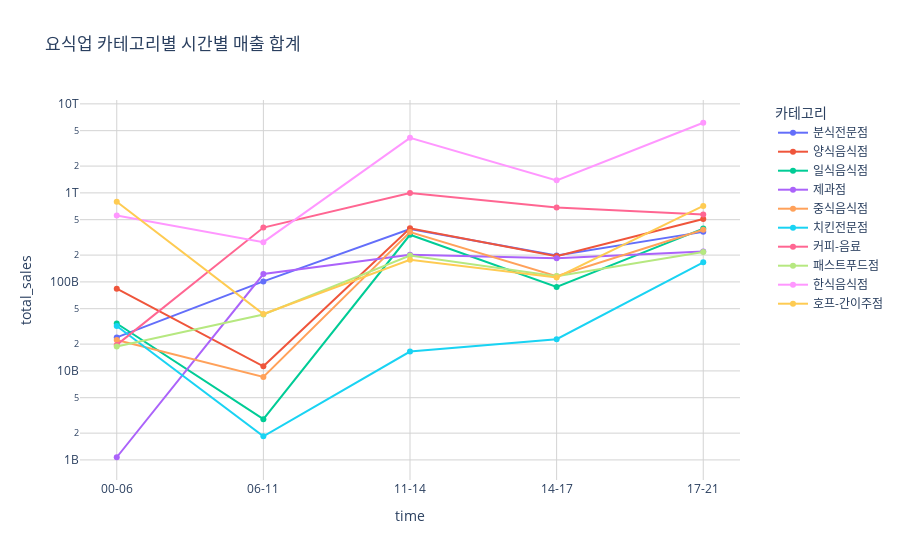

Notebook source saved alongside this figure:
### Code cell
import plotly.express as px

fig = px.line(
    sales_time_df,
    x='time',
    y='total_sales',
    color='category_name',
    title='요식업 카테고리별 시간별 매출 합계',
    markers=True
)
fig.update_xaxes(
    type='category',
    showgrid=True,
    gridcolor='lightgray'
)

fig.update_yaxes(
    type='log',
    showgrid=True,
    gridcolor='lightgray'
)

fig.update_traces(mode='lines+markers')

fig.update_layout(
    legend=dict(title='카테고리', x=1.05, y=1),
    plot_bgcolor='white',
    paper_bgcolor='white'
)

# 범례 위치
fig.update_layout(legend=dict(title='카테고리', x=1.05, y=1))

fig.show()

### Figure 1 — Plotly figure (JSON) as saved in the notebook; plotly's stock layout.template omitted (floating-point values rounded to 4 significant figures)
{"data": [{"hovertemplate": "category_name=분식전문점<br>time=%{x}<br>total_sales=%{y}<extra></extra>", "legendgroup": "분식전문점", "line": {"color": "#636efa", "dash": "solid"}, "marker": {"symbol": "circle"}, "mode": "lines+markers", "name": "분식전문점", "orientation": "v", "showlegend": true, "type": "scatter", "x": ["00-06", "06-11", "11-14", "14-17", "17-21", null], "xaxis": "x", "y": [23790000000.0, 101300000000.0, 393400000000.0, 198100000000.0, 364800000000.0, 86020000000.0], "yaxis": "y"}, {"hovertemplate": "category_name=양식음식점<br>time=%{x}<br>total_sales=%{y}<extra></extra>", "legendgroup": "양식음식점", "line": {"color": "#EF553B", "dash": "solid"}, "marker": {"symbol": "circle"}, "mode": "lines+markers", "name": "양식음식점", "orientation": "v", "showlegend": true, "type": "scatter", "x": ["00-06", "06-11", "11-14", "14-17", "17-21", null], "xaxis": "x", "y": [83840000000.0, 11270000000.0, 400300000000.0, 194800000000.0, 509700000000.0, 232200000000.0], "yaxis": "y"}, {"hovertemplate": "category_name=일식음식점<br>time=%{x}<br>total_sales=%{y}<extra></extra>", "legendgroup": "일식음식점", "line": {"color": "#00cc96", "dash": "solid"}, "marker": {"symbol": "circle"}, "mode": "lines+markers", "name": "일식음식점", "orientation": "v", "showlegend": true, "type": "scatter", "x": ["00-06", "06-11", "11-14", "14-17", "17-21", null], "xaxis": "x", "y": [34100000000.0, 2868000000.0, 338300000000.0, 87690000000.0, 397300000000.0, 207700000000.0], "yaxis": "y"}, {"hovertemplate": "category_name=제과점<br>time=%{x}<br>total_sales=%{y}<extra></extra>", "legendgroup": "제과점", "line": {"color": "#ab63fa", "dash": "solid"}, "marker": {"symbol": "circle"}, "mode": "lines+markers", "name": "제과점", "orientation": "v", "showlegend": true, "type": "scatter", "x": ["00-06", "06-11", "11-14", "14-17", "17-21", null], "xaxis": "x", "y": [1072000000.0, 122600000000.0, 201600000000.0, 184000000000.0, 219000000000.0, 39900000000.0], "yaxis": "y"}, {"hovertemplate": "category_name=중식음식점<br>time=%{x}<br>total_sales=%{y}<extra></extra>", "legendgroup": "중식음식점", "line": {"color": "#FFA15A", "dash": "solid"}, "marker": {"symbol": "circle"}, "mode": "lines+markers", "name": "중식음식점", "orientation": "v", "showlegend": true, "type": "scatter", "x": ["00-06", "06-11", "11-14", "14-17", "17-21", null], "xaxis": "x", "y": [22230000000.0, 8570000000.0, 363300000000.0, 115500000000.0, 385000000000.0, 115400000000.0], "yaxis": "y"}, {"hovertemplate": "category_name=치킨전문점<br>time=%{x}<br>total_sales=%{y}<extra></extra>", "legendgroup": "치킨전문점", "line": {"color": "#19d3f3", "dash": "solid"}, "marker": {"symbol": "circle"}, "mode": "lines+markers", "name": "치킨전문점", "orientation": "v", "showlegend": true, "type": "scatter", "x": ["00-06", "06-11", "11-14", "14-17", "17-21", null], "xaxis": "x", "y": [32000000000.0, 1843000000.0, 16500000000.0, 22700000000.0, 165900000000.0, 167800000000.0], "yaxis": "y"}, {"hovertemplate": "category_name=커피-음료<br>time=%{x}<br>total_sales=%{y}<extra></extra>", "legendgroup": "커피-음료", "line": {"color": "#FF6692", "dash": "solid"}, "marker": {"symbol": "circle"}, "mode": "lines+markers", "name": "커피-음료", "orientation": "v", "showlegend": true, "type": "scatter", "x": ["00-06", "06-11", "11-14", "14-17", "17-21", null], "xaxis": "x", "y": [19600000000.0, 407500000000.0, 997400000000.0, 683200000000.0, 572800000000.0, 128300000000.0], "yaxis": "y"}, {"hovertemplate": "category_name=패스트푸드점<br>time=%{x}<br>total_sales=%{y}<extra></extra>", "legendgroup": "패스트푸드점", "line": {"color": "#B6E880", "dash": "solid"}, "marker": {"symbol": "circle"}, "mode": "lines+markers", "name": "패스트푸드점", "orientation": "v", "showlegend": true, "type": "scatter", "x": ["00-06", "06-11", "11-14", "14-17", "17-21", null], "xaxis": "x", "y": [18780000000.0, 43000000000.0, 197500000000.0, 116100000000.0, 217300000000.0, 52960000000.0], "yaxis": "y"}, {"hovertemplate": "category_name=한식음식점<br>time=%{x}<br>total_sales=%{y}<extra></extra>", "legendgroup": "한식음식점", "line": {"color": "#FF97FF", "dash": "solid"}, "marker": {"symbol": "circle"}, "mode": "lines+markers", "name": "한식음식점", "orientation": "v", "showlegend": true, "type": "scatter", "x": ["00-06", "06-11", "11-14", "14-17", "17-21", null], "xaxis": "x", "y": [555800000000.0, 279600000000.0, 4152000000000.0, 1383000000000.0, 6137000000000.0, 2454000000000.0], "yaxis": "y"}, {"hovertemplate": "category_name=호프-간이주점<br>time=%{x}<br>total_sales=%{y}<extra></extra>", "legendgroup": "호프-간이주점", "line": {"color": "#FECB52", "dash": "solid"}, "marker": {"symbol": "circle"}, "mode": "lines+markers", "name": "호프-간이주점", "orientation": "v", "showlegend": true, "type": "scatter", "x": ["00-06", "06-11", "11-14", "14-17", "17-21", null], "xaxis": "x", "y": [793700000000.0, 43530000000.0, 177400000000.0, 112100000000.0, 713000000000.0, 1333000000000.0], "yaxis": "y"}], "layout": {"legend": {"title": {"text": "카테고리"}, "tracegroupgap": 0, "x": 1.05, "y": 1}, "paper_bgcolor": "white", "plot_bgcolor": "white", "title": {"text": "요식업 카테고리별 시간별 매출 합계"}, "xaxis": {"anchor": "y", "domain": [0, 1], "gridcolor": "lightgray", "showgrid": true, "title": {"text": "time"}, "type": "category"}, "yaxis": {"anchor": "x", "domain": [0, 1], "gridcolor": "lightgray", "showgrid": true, "title": {"text": "total_sales"}, "type": "log"}}}
